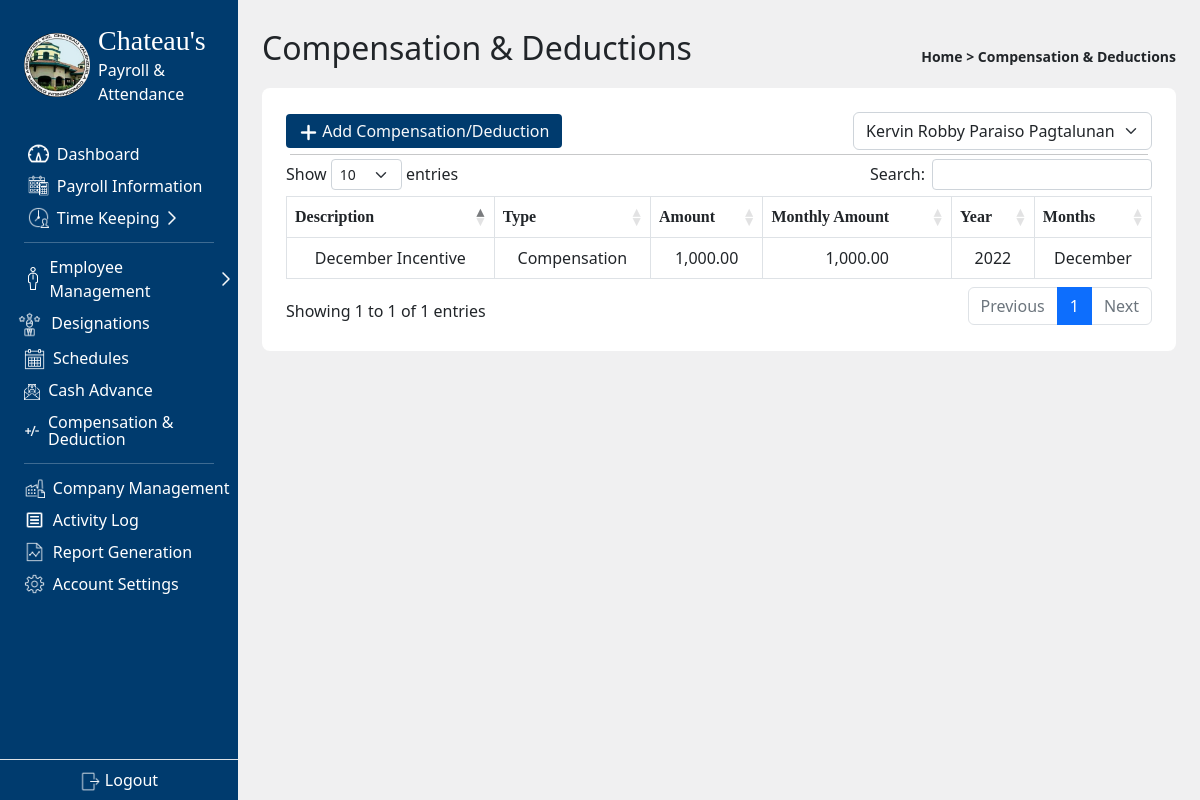
Screenshot of /admin/compensation_deduc.php (signed in) with the database file from the repository.
### tables this page shows
CREATE TABLE `compensation_deductions` (
  `id` int(11) NOT NULL,
  `employee_id` int(11) NOT NULL,
  `description` text NOT NULL,
  `type` int(11) NOT NULL,
  `total` decimal(10,2) NOT NULL,
  `monthly_total` decimal(10,2) NOT NULL,
  `year` int(11) NOT NULL,
  `january` int(11) NOT NULL,
  `february` int(11) NOT NULL,
  `march` int(11) NOT NULL,
  `april` int(11) NOT NULL,
  `may` int(11) NOT NULL,
  `june` int(11) NOT NULL,
  `july` int(11) NOT NULL,
  `august` int(11) NOT NULL,
  `september` int(11) NOT NULL,
  `october` int(11) NOT NULL,
  `november` int(11) NOT NULL,
  `december` int(11) NOT NULL,
  `status` int(11) NOT NULL
);

### admin/compensation_deduc.php (the view, shortened to what this page needs)
<?php
  include '../connect.php';
  include '../scripts.php';
  $id = (isset($_GET['id'])) ? $_GET['id'] : 1;
?>
<!DOCTYPE html>
<html lang="en">
<head>
</head>
<body class='d-flex bg-secondary bg-opacity-10'>
  <div class='main p-4 container-fluid'>
    <header class='d-flex align-items-center justify-content-between'>
      <div class="d-flex gap-2 align-items-center mb-3">
        <p class='fs-2 p-0 m-0'>Compensation & Deductions</p>
      </div>
      <div class="">
        <small class='fw-semibold text-dark'>
          Home > Compensation & Deductions
        </small>
      </div>
    </header>
    <div class=" bg-white p-4 rounded-3">
      <div class='d-flex align-items-center justify-content-between'>
        <button class='btn text-light rounded-1 py-1 d-flex align-items-center gap-1' id = 'add' style="background-color: #003B6E;">
          <div>
            <img src="../img/btn_icons/add.png" alt="" style="width: 1.2rem">
          </div>
          <span>Add Compensation/Deduction</span>
        </button>
        <div class='d-flex gap-1'>
          <select name="" id="employee" class='form-select shadow-none' style="max-width: max-content;">
            <?php
              $sql = "SELECT * FROM employeelist WHERE employee_status = 'Active'";
              $res = $con->query($sql);
              while ($row = $res->fetch_assoc()) {
                $selected = ($row['id'] == $id) ? ' selected' : '';
                echo '
                <option'.$selected.' value = "'.$row['id'].'">'.$row['fName'].' '.$row['mName'].' '.$row['lName'].'
                </option>';
              }
            ?>
          </select>
        </div>
      </div>
      <hr class="p-0 m-1">
      <table class="table table-bordered">
        <thead>
          <tr>
            <th>Description</th>
            <th>Type</th>
            <th>Amount</th>
            <th>Monthly Amount</th>
            <th>Year</th>
            <th>Months</th>
          </tr>
        </thead>
        <tbody>
            <?php
              $sql = "SELECT * FROM compensation_deductions WHERE employee_id = '$id' AND `status` = '0'";
              $res = $con->query($sql);
              while ($row = $res->fetch_assoc()) {
                $monthsText = '';
                $counter = 0;
                if($row['january']){
                  $monthsText .= ($counter == 0) ? 'January' : ', January';
                  $counter = 1;
                }if($row['november']){
                  $monthsText .= ($counter == 0) ? 'November' : ', November';
                  $counter = 1;
                }if($row['december']){
                  $monthsText .= ($counter == 0) ? 'December' : ', December';
                }
                $type = ($row['type'] == 1) ? 'Compensation' : 'Deduction';
                echo '
                <tr>
                  <td>'.$row['description'].'</td>
                  <td>'.$type.'</td>
                  <td>'.number_format($row['total'], 2).'</td>
                  <td>'.number_format($row['monthly_total'], 2).'</td>
                  <td>'.$row['year'].'</td>
                  <td>'.$monthsText.'</td>
                </tr>
                ';
              }
            ?>
        </tbody>
      </table>
    </div>
  </div>
</body>
</html>

### style.css (style rules this page uses)
.tables, th { padding-top: 10px; padding-bottom: 10px; border-collapse: collapse; font-family: mBold; }
.tables, td { padding: 8px; }
.tables, td, th { text-align: center; }

### rows the page displays
compensation_deductions: description "December Incentive", type "Compensation", total "1,000.00", monthly_total "1,000.00", year "2022", monthsText "December"

### other values shown
form field value "Kervin Robby Paraiso Pagtalunan"
